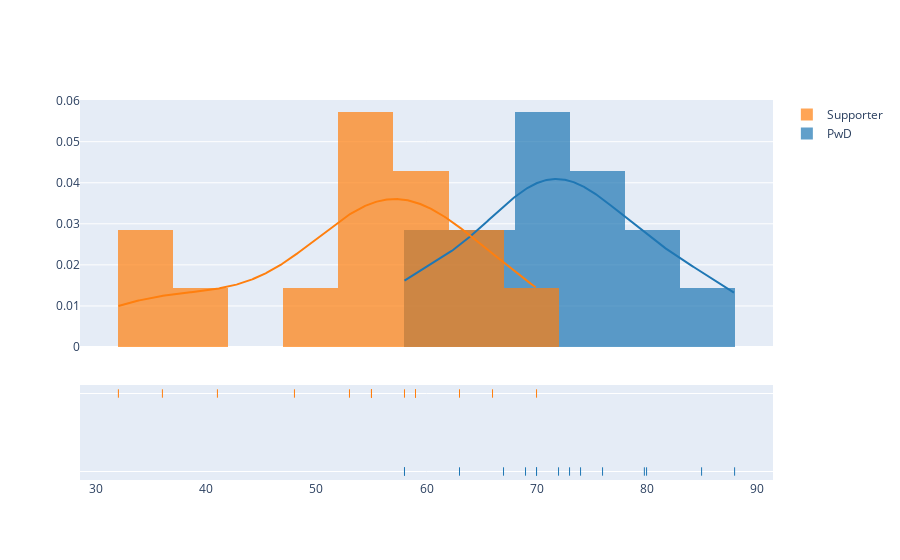

Notebook code cell kept with this figure:
### Code cell
import plotly.figure_factory as ff
import numpy as np

# Add histogram data
x1 = df_dementia['Age']
x2 = df_supporter['Age']

# Group data together
hist_data = [x1, x2]

group_labels = ['PwD', 'Supporter']

# Create distplot with custom bin_size
fig = ff.create_distplot(hist_data, group_labels, bin_size=5)
fig.show()
fig.write_image('age.png', scale=3)

### Figure 1 — Plotly figure (JSON) as saved in the notebook; plotly's stock layout.template omitted (floating-point values rounded to 4 significant figures; data arrays with more than 128 entries replaced by an {"elided": "..."} marker saying what was removed)
{"data": [{"histnorm": "probability density", "legendgroup": "PwD", "marker": {"color": "rgb(31, 119, 180)"}, "name": "PwD", "opacity": 0.7, "type": "histogram", "x": [80, 76, 72, 70, 70, 79.8, 58, 69, 88, 73, 85, 74, 58, 67, 63], "xaxis": "x", "xbins": {"end": 88, "size": 5, "start": 58}, "yaxis": "y"}, {"histnorm": "probability density", "legendgroup": "Supporter", "marker": {"color": "rgb(255, 127, 14)"}, "name": "Supporter", "opacity": 0.7, "type": "histogram", "x": [63, 48, 55, 41, 32, 59, 66, 53, 58, 55, 59, 70, 36, 55], "xaxis": "x", "xbins": {"end": 70, "size": 5, "start": 32}, "yaxis": "y"}, {"legendgroup": "PwD", "marker": {"color": "rgb(31, 119, 180)"}, "mode": "lines", "name": "PwD", "showlegend": false, "type": "scatter", "x": {"elided": "500 float values"}, "xaxis": "x", "y": {"elided": "500 float values"}, "yaxis": "y"}, {"legendgroup": "Supporter", "marker": {"color": "rgb(255, 127, 14)"}, "mode": "lines", "name": "Supporter", "showlegend": false, "type": "scatter", "x": {"elided": "500 float values"}, "xaxis": "x", "y": {"elided": "500 float values"}, "yaxis": "y"}, {"legendgroup": "PwD", "marker": {"color": "rgb(31, 119, 180)", "symbol": "line-ns-open"}, "mode": "markers", "name": "PwD", "showlegend": false, "type": "scatter", "x": [80, 76, 72, 70, 70, 79.8, 58, 69, 88, 73, 85, 74, 58, 67, 63], "xaxis": "x", "y": ["PwD", "PwD", "PwD", "PwD", "PwD", "PwD", "PwD", "PwD", "PwD", "PwD", "PwD", "PwD", "PwD", "PwD", "PwD"], "yaxis": "y2"}, {"legendgroup": "Supporter", "marker": {"color": "rgb(255, 127, 14)", "symbol": "line-ns-open"}, "mode": "markers", "name": "Supporter", "showlegend": false, "type": "scatter", "x": [63, 48, 55, 41, 32, 59, 66, 53, 58, 55, 59, 70, 36, 55], "xaxis": "x", "y": ["Supporter", "Supporter", "Supporter", "Supporter", "Supporter", "Supporter", "Supporter", "Supporter", "Supporter", "Supporter", "Supporter", "Supporter", "Supporter", "Supporter"], "yaxis": "y2"}], "layout": {"autosize": true, "barmode": "overlay", "hovermode": "closest", "legend": {"traceorder": "reversed"}, "xaxis": {"anchor": "y2", "autorange": true, "domain": [0, 1], "range": [28.5, 91.5], "type": "linear", "zeroline": false}, "yaxis": {"anchor": "free", "autorange": true, "domain": [0.35, 1], "position": 0, "range": [0, 0.06015], "type": "linear"}, "yaxis2": {"anchor": "x", "autorange": true, "domain": [0, 0.25], "dtick": 1, "range": [-0.1818, 1.182], "showticklabels": false, "type": "category"}}}
